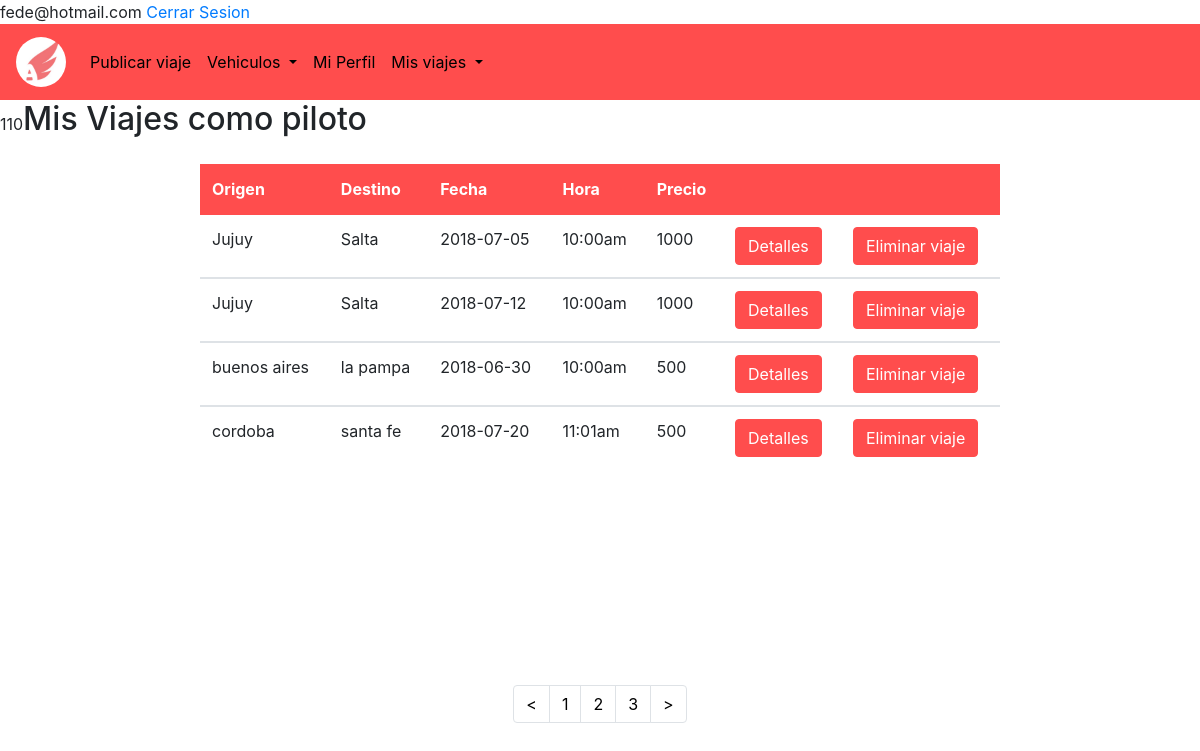
/MisViajesPiloPrueba.php (signed in), run on the app's committed database.
### tables this page shows
CREATE TABLE `viajes` (
  `id_viaje` int(11) NOT NULL,
  `auto_id` varchar(100) NOT NULL,
  `hora` time(6) NOT NULL,
  `horaLlegada` time(6) NOT NULL,
  `precio` int(100) NOT NULL,
  `destino` text NOT NULL,
  `origen` text NOT NULL,
  `fecha` date NOT NULL,
  `borrado` tinyint(1) NOT NULL
);

### MisViajesPiloPrueba.php (the view, shortened to what this page needs)
<!DOCTYPE html>
<html>
	<head>
		<link rel="stylesheet" href="css/bootstrap.min.css">
		<link rel="stylesheet" href="estilos4.css">
	</head>
	<body>
		<?php
          include ("class_funciones.php");
        ?>
		<header>
			<nav class="navbar navbar-expand-lg navbar-light bg-light">
				<a class="navbar-brand" href="PagPrin.php"><img class="avatar" src="logo.jpg"></a>
				<div class="collapse navbar-collapse" id="navbarSupportedContent">
					<ul class="navbar-nav mr-auto">
						<li class="nav-item active">
							<a class="nav-link" href="publicarViaje.php">Publicar viaje <span class="sr-only">(current)</span></a>
						</li>
						<li class="nav-item dropdown">
							<a class="nav-link dropdown-toggle" href="#" id="navbarDropdown" role="button" data-toggle="dropdown" aria-haspopup="true" aria-expanded="false">
								Vehiculos
							</a>
						</li>
						<li class="nav-item active">
							<a class="nav-link" href="miperfil.php">Mi Perfil <span class="sr-only">(current)</span></a>
						</li>
                         <li class="nav-item dropdown">
							<a class="nav-link dropdown-toggle" href="#" id="navbarDropdown" role="button" data-toggle="dropdown" aria-haspopup="true" aria-expanded="false">
								Mis viajes
							</a>
						</li>
					</ul>
				</div>
			</nav>
		</header>
		<?php
		  include("conexion.php");
		  $email=$_SESSION['email'];
		  $consultaPiloto="SELECT id FROM vehiculos WHERE Email_id = '$email' AND borrado='0'";
          if($resultadoConsultaPi=mysqli_query($conexion,$consultaPiloto)){
          	$registroPilo=mysqli_fetch_array($resultadoConsultaPi);
          	$idAuto=$registroPilo['id'];
          }
		  $consulta="SELECT * FROM viajes WHERE auto_id= '$idAuto' AND borrado='0'";
		  $consulta2="SELECT * FROM viajes WHERE auto_id = '$idAuto' AND borrado='0' ";
          if($resultadoConsulta=mysqli_query($conexion,$consulta)){
            if($resultadoConsulta2=mysqli_query($conexion,$consulta2)){
          	  $registro44=mysqli_fetch_row($resultadoConsulta2);
          	  if($registro44[0] != ''){
                  $registro2=mysqli_fetch_array($resultadoConsulta);
                  echo $viaje=$registro2['id_viaje'];
                  $consulta3="SELECT COUNT(id_viaje) FROM misviajes_copiloto WHERE id_viaje = '$viaje' AND estado='aceptado'";
                  $resucon3=mysqli_query($conexion,$consulta3);
                  $arreglo_prest=mysqli_fetch_array($resucon3);
                  $aceptados=$arreglo_prest['0'];
                  echo $aceptados;
                    echo "<label class='misViajes'><h2>Mis Viajes como piloto </h2></label>
                    <div class='container3'>
			    <table class='table'>
				<thead class='thead-dark'>
					<tr>
					    <th>Origen</th>
						<th>Destino</th>
						<th>Fecha</th>
						<th>Hora</th>
						<th>Precio</th>
                                                <th></th>
                                                <th></th>
					</tr>
				</thead>
			 	<tbody>";
			  while($registro=mysqli_fetch_array($resultadoConsulta)){
			  	    $horaForm=date('g:ia', strtotime($registro['hora']));
                                    if($registro['borrado'] === '0'){
					echo"<tr>
					    <td>".$registro['origen']."</td>
						<td>".$registro['destino']."</td>
						<td>".$registro['fecha']."</td>
						<td>".$horaForm."</td>
						<td>".$registro['precio']."</td>
						<td>
                                                    <form   method='post' action='DetallesViaje.php'>
                                                        <input type='hidden' name='id' value='".$registro['id_viaje']."'>
                                                        <button type='submit' value='submit' class='btn btn-primary'> Detalles </button>
                                                    </form>
                                                </td>";
                                                if($aceptados == '0'){ echo"
                                                <td>
                                                    <form   method='post' action='EliminarViaje.php'>
                                                        <input type='hidden' name='id' value='".$registro['id_viaje']."'>
                                                        <button type='submit' value='submit' class='btn btn-primary' Onclick='return confirmarBorrado()'> Eliminar viaje </button>
                                                    </form>
                                                </td>";
                                                }
                                                echo"
					</tr>
				</tbody>";
                          }}
			 echo"</table>";
            }
            else
           	  echo "<label class='noPoseeVeh'><h3> No posee ningun viajes registrado.</h3></label>";
           }
       }
	     ?>
		</div>
		<nav aria-label="Page navigation example">
			<ul class="pagination justify-content-center">
				<li class="page-item disabled">
					<a class="page-link" href="#" tabindex="-1"><</a>
				</li>
				<li class="page-item"><a class="page-link" href="#">1</a></li>
				<li class="page-item"><a class="page-link" href="#">2</a></li>
				<li class="page-item"><a class="page-link" href="#">3</a></li>
				<li class="page-item">
					<a class="page-link" href="#">></a>
				</li>
			</ul>
		</nav>
	</body>
</html>

### estilos4.css (style rules this page uses)
.navbar { background-color:#ff4d4d !IMPORTANT ; }
.nav-link { color: black !IMPORTANT; }
.btn { background-color:#ff4d4d; border-color: #ff4d4d; }
th { background-color: #ff4d4d !IMPORTANT; border-color: #ff4d4d !IMPORTANT; }
.page-link { color: black !IMPORTANT; }
.avatar { vertical-align: middle; width: 50px; height: 50px; border-radius: 50%; cursor: pointer; }
.container3 { padding: 10px 200px 200px 200px; }

### data on the page
viajes: id_viaje "11"
viajes: origen "Jujuy", destino "Salta", fecha "2018-07-05", hora "10:00am", precio "1000"
viajes: origen "Jujuy", destino "Salta", fecha "2018-07-12", hora "10:00am", precio "1000"
viajes: origen "buenos aires", destino "la pampa", fecha "2018-06-30", hora "10:00am", precio "500"
viajes: origen "cordoba", destino "santa fe", fecha "2018-07-20", hora "11:01am", precio "500"

### other printed values
$email "fede@hotmail.com"
$aceptados "0"
